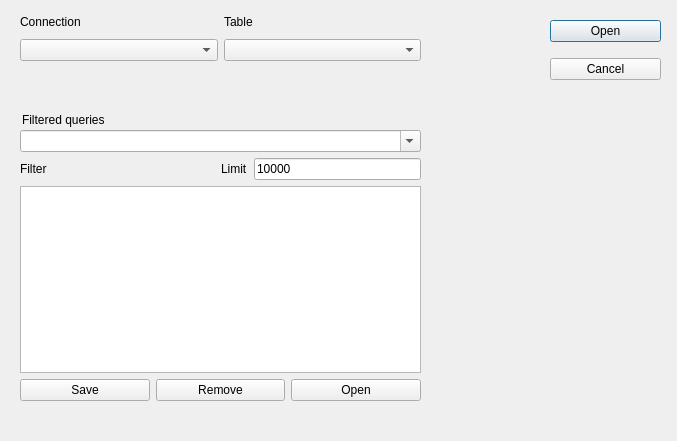
<?xml version="1.0" encoding="UTF-8"?>
<ui version="4.0">
 <class>OpenerDialog</class>
 <widget class="QDialog" name="OpenerDialog">
  <property name="geometry">
   <rect>
    <x>0</x>
    <y>0</y>
    <width>677</width>
    <height>441</height>
   </rect>
  </property>
  <property name="windowTitle">
   <string>Dialog</string>
  </property>
  <property name="locale">
   <locale language="English" country="UnitedStates"/>
  </property>
  <widget class="QWidget" name="verticalLayoutWidget">
   <property name="geometry">
    <rect>
     <x>20</x>
     <y>10</y>
     <width>401</width>
     <height>51</height>
    </rect>
   </property>
   <layout class="QVBoxLayout" name="verticalLayout">
    <item>
     <layout class="QHBoxLayout" name="horizontalLayout_2">
      <item>
       <widget class="QLabel" name="label_2">
        <property name="text">
         <string>Connection</string>
        </property>
       </widget>
      </item>
      <item>
       <widget class="QLabel" name="label">
        <property name="text">
         <string>Table</string>
        </property>
       </widget>
      </item>
     </layout>
    </item>
    <item>
     <layout class="QHBoxLayout" name="horizontalLayout">
      <item>
       <widget class="QComboBox" name="connections"/>
      </item>
      <item>
       <widget class="QComboBox" name="tables"/>
      </item>
     </layout>
    </item>
   </layout>
  </widget>
  <widget class="QWidget" name="verticalLayoutWidget_2">
   <property name="geometry">
    <rect>
     <x>550</x>
     <y>10</y>
     <width>111</width>
     <height>81</height>
    </rect>
   </property>
   <layout class="QVBoxLayout" name="verticalLayout_2">
    <item>
     <widget class="QPushButton" name="open">
      <property name="text">
       <string>Open</string>
      </property>
     </widget>
    </item>
    <item>
     <widget class="QPushButton" name="cancel">
      <property name="text">
       <string>Cancel</string>
      </property>
     </widget>
    </item>
   </layout>
  </widget>
  <widget class="QWidget" name="verticalLayoutWidget_3">
   <property name="geometry">
    <rect>
     <x>20</x>
     <y>130</y>
     <width>401</width>
     <height>271</height>
    </rect>
   </property>
   <layout class="QVBoxLayout" name="verticalLayout_3">
    <item>
     <widget class="QComboBox" name="cbFilter">
      <property name="editable">
       <bool>true</bool>
      </property>
     </widget>
    </item>
    <item>
     <layout class="QHBoxLayout" name="horizontalLayout_5">
      <item>
       <widget class="QLabel" name="label_3">
        <property name="text">
         <string>Filter</string>
        </property>
       </widget>
      </item>
      <item>
       <spacer name="horizontalSpacer">
        <property name="orientation">
         <enum>Qt::Horizontal</enum>
        </property>
        <property name="sizeHint" stdset="0">
         <size>
          <width>40</width>
          <height>20</height>
         </size>
        </property>
       </spacer>
      </item>
      <item>
       <widget class="QLabel" name="label_4">
        <property name="text">
         <string>Limit</string>
        </property>
       </widget>
      </item>
      <item>
       <widget class="QLineEdit" name="editLimit">
        <property name="text">
         <string>10000</string>
        </property>
       </widget>
      </item>
     </layout>
    </item>
    <item>
     <widget class="QTextEdit" name="editFilter"/>
    </item>
    <item>
     <layout class="QHBoxLayout" name="horizontalLayout_3">
      <item>
       <widget class="QPushButton" name="btnFilterSave">
        <property name="text">
         <string>Save</string>
        </property>
       </widget>
      </item>
      <item>
       <widget class="QPushButton" name="btnFilterRemove">
        <property name="text">
         <string>Remove</string>
        </property>
       </widget>
      </item>
      <item>
       <widget class="QPushButton" name="btnOpenFiltered">
        <property name="text">
         <string>Open</string>
        </property>
       </widget>
      </item>
     </layout>
    </item>
   </layout>
  </widget>
  <widget class="QLabel" name="label_5">
   <property name="geometry">
    <rect>
     <x>22</x>
     <y>110</y>
     <width>111</width>
     <height>20</height>
    </rect>
   </property>
   <property name="text">
    <string>Filtered queries</string>
   </property>
  </widget>
 </widget>
 <resources/>
 <connections/>
</ui>
